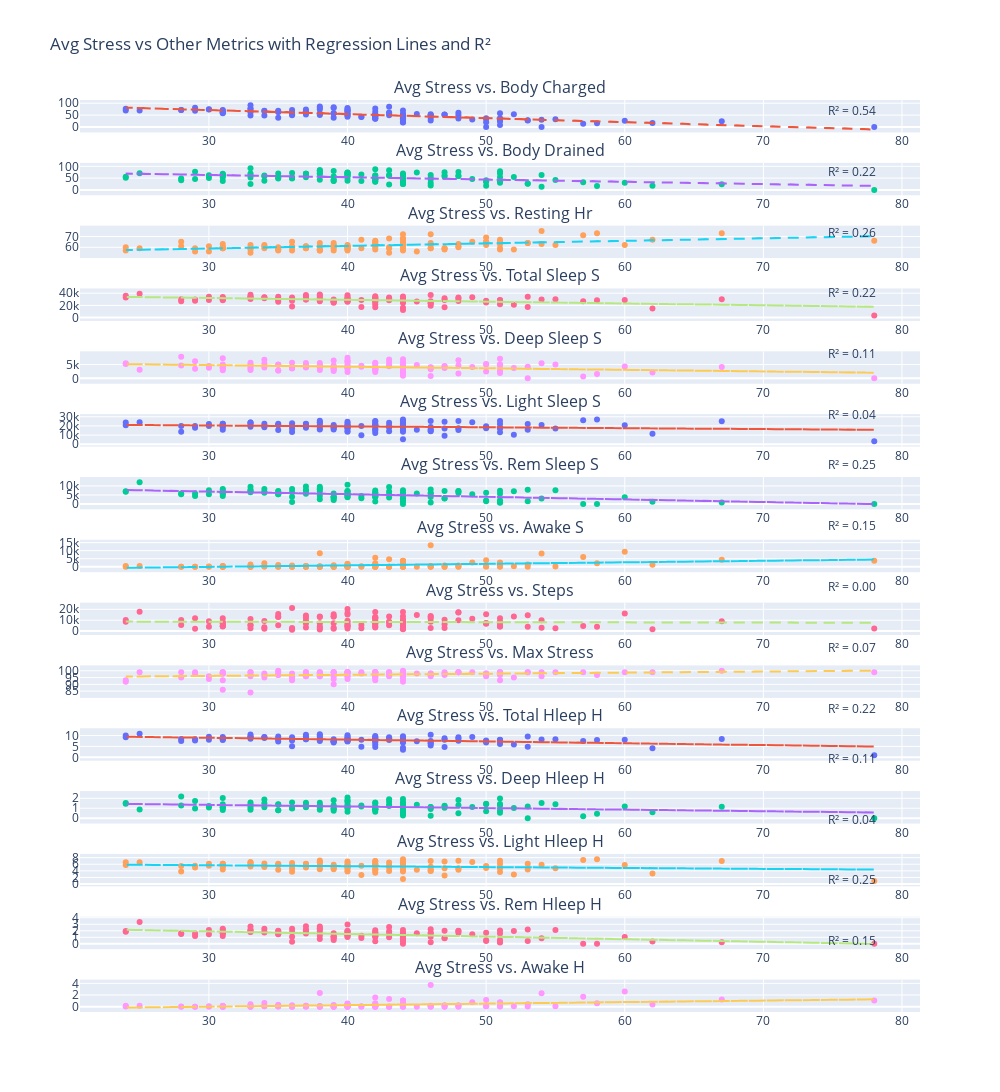

The notebook cell saved with this chart:
### Code cell
import pandas as pd
import plotly.graph_objects as go
import plotly.subplots as sp
from sklearn.linear_model import LinearRegression
from sklearn.metrics import r2_score

# Ensure steps column is numeric
df["avg_stress"] = pd.to_numeric(df["avg_stress"], errors="coerce")

# Select valid numeric columns to compare with steps
columns_to_plot = [
    col for col in df.columns
    if col not in ["date", "avg_stress"] and pd.api.types.is_numeric_dtype(df[col])
]

# Filter out columns with insufficient non-null pairings
valid_pairs = []
for col in columns_to_plot:
    temp_df = df[["avg_stress", col]].dropna()
    if len(temp_df) >= 2:
        valid_pairs.append(col)

# Prepare plot
fig = sp.make_subplots(
    rows=len(valid_pairs), cols=1, shared_xaxes=False,
    subplot_titles=[f"Avg Stress vs. {col.replace('_', ' ').title()}" for col in valid_pairs]
)

# Plot with regression
for i, col in enumerate(valid_pairs, start=1):
    temp_df = df[["avg_stress", col]].dropna()
    X = temp_df["avg_stress"].values.reshape(-1, 1)
    y = temp_df[col].values

    model = LinearRegression()
    model.fit(X, y)
    y_pred = model.predict(X)
    r2 = r2_score(y, y_pred)

    fig.add_trace(
        go.Scatter(x=temp_df["avg_stress"], y=temp_df[col], mode='markers', name=col),
        row=i, col=1
    )

    fig.add_trace(
        go.Scatter(x=temp_df["avg_stress"], y=y_pred, mode='lines',
                   line=dict(dash='dash'), name=f"{col} Fit"),
        row=i, col=1
    )

    fig.add_annotation(
        xref="paper", yref="paper",
        x=0.95, y=1 - (i - 1) / len(valid_pairs),
        text=f"R² = {r2:.2f}", showarrow=False, font=dict(size=12)
    )

fig.update_layout(
    height=350 * len(valid_pairs),
    width=1000,
    title_text="Avg Stress vs Other Metrics with Regression Lines and R²",
    showlegend=False
)

fig.show()
